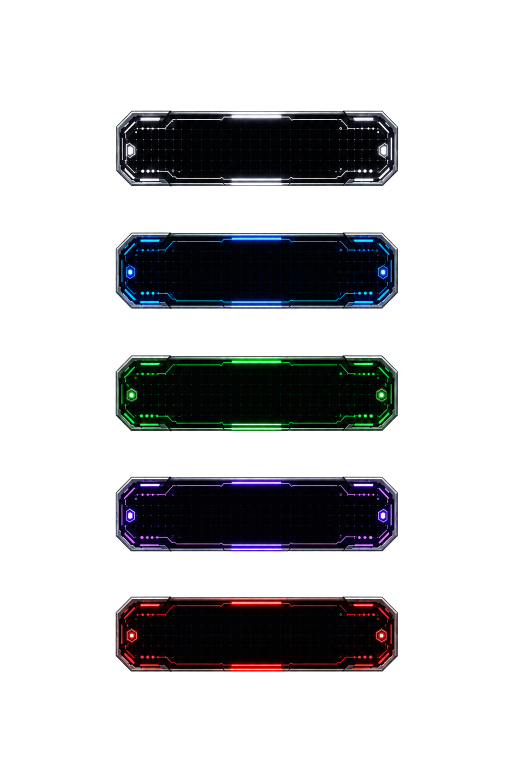
#> input picture tools/assets/gunsmith/gunsmith_rarity_nameplates_source.png, 1024 x 1536 px (shown at 1/2 size)
$ python generate_gunsmith_rarity_nameplates.py
#> lines starting #> are read from the running program, lines starting #| are printed output that depends on the picture
"""Generate the five runtime gunsmith rarity nameplates from the approved source sheet.

Image generation prompt used for the source sheet:
    Edit the approved five-tier academy-tactical sci-fi preview into a blank
    production sprite sheet. Preserve one shared compact holographic circuit-frame
    geometry, remove every baked label and logo, keep a clean dark center for
    localized runtime text, and use the exact white, blue, green, purple, red tier
    order with genuine transparent alpha between nameplates.

The checked-in source has already had the generator's baked checkerboard removed.
This script locks that cleaned source by SHA-256 and only performs deterministic
crop, fit, and downscale operations.
"""

from __future__ import annotations

import hashlib
from pathlib import Path

from PIL import Image


ROOT = Path(__file__).resolve().parents[1]
SOURCE = ROOT / "tools" / "assets" / "gunsmith" / "gunsmith_rarity_nameplates_source.png"
SOURCE_SHA256 = "e8a2c03c879a4746109ba0c5b063eac7b54d8210b86601bb503503403c9fe367"
OUTPUT_DIR = (
    ROOT
    / "src"
    / "main"
    / "resources"
    / "assets"
    / "miningdim"
    / "textures"
    / "gui"
    / "gunsmith"
    / "rarity"
)

CANVAS_SIZE = (76, 20)
CANVAS_PADDING = 0
TIERS = {
    "standard": (231, 221, 797, 373),
    "modified": (231, 465, 796, 619),
    "special": (231, 710, 796, 863),
    "advanced": (231, 953, 796, 1104),
    "prototype": (231, 1193, 796, 1344),
}


def sha256(path: Path) -> str:
    return hashlib.sha256(path.read_bytes()).hexdigest()


def fit_on_canvas(sprite: Image.Image) -> Image.Image:
    usable_width = CANVAS_SIZE[0] - CANVAS_PADDING * 2
    usable_height = CANVAS_SIZE[1] - CANVAS_PADDING * 2
    scale = min(usable_width / sprite.width, usable_height / sprite.height)
    scaled_size = (
        max(1, round(sprite.width * scale)),
        max(1, round(sprite.height * scale)),
    )
    sprite = sprite.resize(scaled_size, Image.Resampling.LANCZOS)
    canvas = Image.new("RGBA", CANVAS_SIZE, (0, 0, 0, 0))
    position = (
        (CANVAS_SIZE[0] - sprite.width) // 2,
        (CANVAS_SIZE[1] - sprite.height) // 2,
    )
    canvas.alpha_composite(sprite, position)
    return canvas


def main() -> None:
    actual_hash = sha256(SOURCE)
    if actual_hash != SOURCE_SHA256:
        raise RuntimeError(
            f"Rarity nameplate source hash mismatch: expected {SOURCE_SHA256}, got {actual_hash}"
        )

    source = Image.open(SOURCE).convert("RGBA")
#> source is the input picture: PIL image 1024x1536 RGBA; mean R, G, B, A 7.3, 7.7, 9.4, 67.3
    if source.getchannel("A").getextrema() != (0, 255):
        raise RuntimeError("Rarity nameplate source must contain genuine transparency")

    OUTPUT_DIR.mkdir(parents=True, exist_ok=True)
    for tier, crop_box in TIERS.items():
        texture = fit_on_canvas(source.crop(crop_box))
        target = OUTPUT_DIR / f"{tier}.png"
        texture.save(target, optimize=True)
        print(f"generated {target.relative_to(ROOT)}")
#> this loop made 5 passes
#> pass 1, in fit_on_canvas, `sprite = sprite.resize(scaled_size, Image.Resampling.LANCZOS)`:
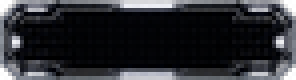
#> sprite: PIL image 74x20 RGBA (shown 4 times larger); mean R, G, B, A 40.5, 41.8, 46.3, 246.6; transparent parts drawn white
#> pass 1, in main, `texture = fit_on_canvas(source.crop(crop_box))`:
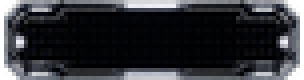
#> texture: PIL image 76x20 RGBA (shown 4 times larger); mean R, G, B, A 39.4, 40.7, 45, 240.1; transparent parts drawn white
#> pass 2, in fit_on_canvas (call 2), `sprite = sprite.resize(scaled_size, Image.Resampling.LANCZOS)`:
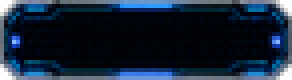
#> sprite: PIL image 73x20 RGBA (shown 4 times larger); mean R, G, B, A 17.4, 31.5, 49.5, 246.7; transparent parts drawn white
#> after the loop:
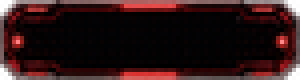
#> texture: PIL image 76x20 RGBA (shown 4 times larger); mean R, G, B, A 40.9, 18.1, 18.9, 244; transparent parts drawn white


if __name__ == "__main__":
    main()
